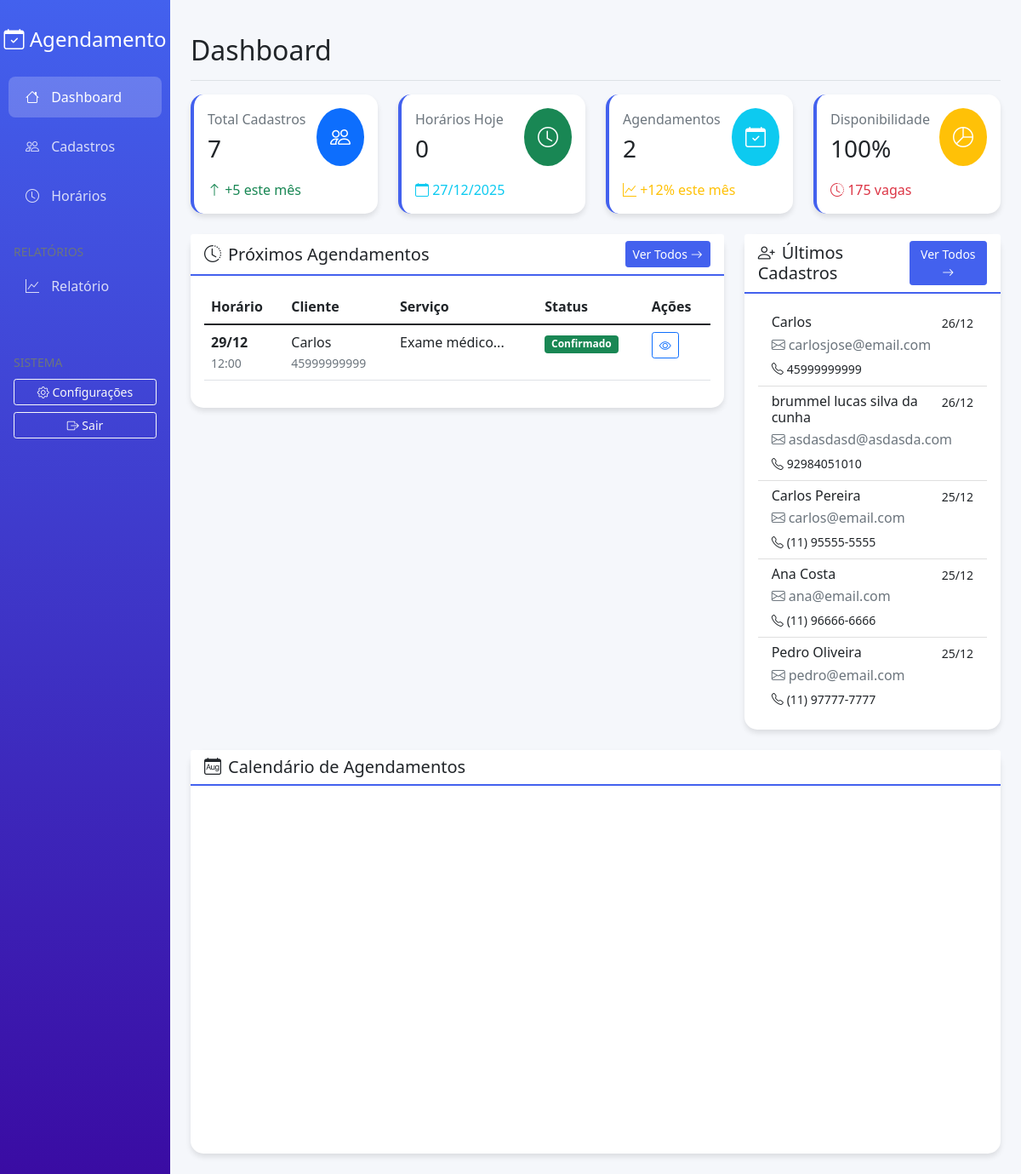
Before: / with the older database file.
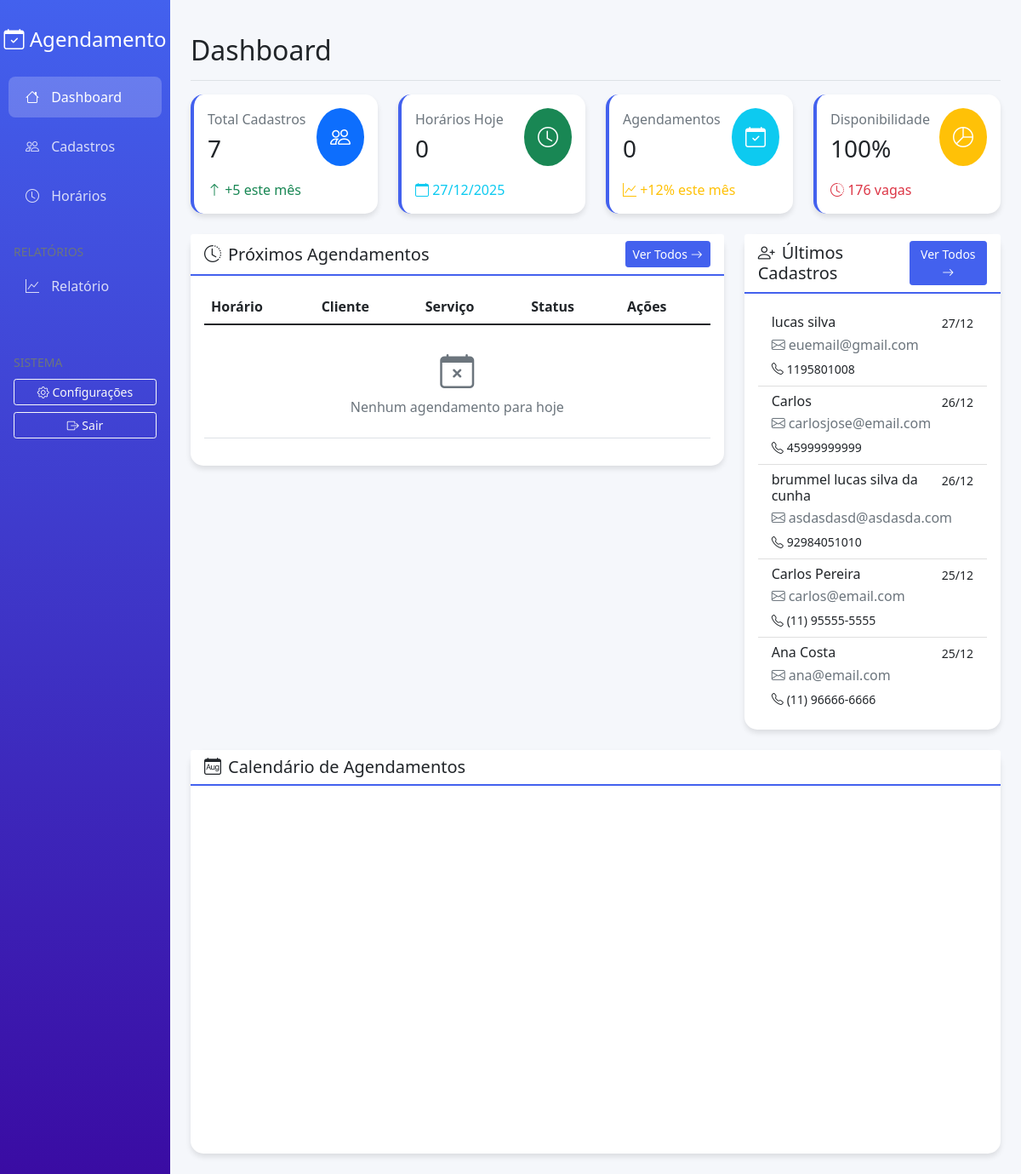
After: the same page with the newer database file.
### models/Horario.py (models this page shows, shortened)
class Horario(db.Model):
    __tablename__ = 'horarios'
    id = db.Column(db.Integer, primary_key=True)
    cadastro_id = db.Column(db.Integer, db.ForeignKey('cadastros.id'), nullable=False)
    data = db.Column(db.Date, nullable=False)
    hora_inicio = db.Column(db.Time, nullable=False)
    hora_fim = db.Column(db.Time, nullable=False)
    descricao = db.Column(db.Text)
    status = db.Column(db.String(20), default='agendado')
    tipo_servico = db.Column(db.String(50))
    prioridade = db.Column(db.String(20), default='normal')
    data_criacao = db.Column(db.DateTime, default=datetime.utcnow)
    data_atualizacao = db.Column(db.DateTime, onupdate=datetime.utcnow)

### models/Cadastro.py (models this page shows, shortened)
class Cadastro(db.Model):
    __tablename__ = 'cadastros'
    id = db.Column(db.Integer, primary_key=True)
    nome = db.Column(db.String(100), nullable=False)
    email = db.Column(db.String(100), unique=True, nullable=False)
    telefone = db.Column(db.String(20))
    documento = db.Column(db.String(20), unique=True)
    data_criacao = db.Column(db.DateTime, default=datetime.utcnow)
    horarios = db.relationship('Horario', backref='cadastro', lazy=True, cascade='all, delete-orphan')

### app.py (the view)
    @app.route('/')
    def index():
        with app.app_context():
            total_cadastros = Cadastro.query.count()
            total_horarios = Horario.query.count()
            hoje = date.today()
            horarios_hoje = Horario.query.filter_by(data=hoje).count()
            semana_fim = hoje + timedelta(days=7)
            proximos_horarios = Horario.query.filter(
                Horario.data >= hoje,
                Horario.data <= semana_fim
            ).order_by(Horario.data, Horario.hora_inicio).limit(5).all()
            ultimos_cadastros = Cadastro.query.order_by(Cadastro.data_criacao.desc()).limit(5).all()
            mes_fim = hoje + timedelta(days=30)
            eventos_calendario = Horario.query.filter(
                Horario.data >= hoje,
                Horario.data <= mes_fim
            ).all()
            horarios_mes = Horario.query.filter(
                Horario.data >= hoje.replace(day=1),
                Horario.data <= (hoje.replace(day=28) + timedelta(days=4)).replace(day=1) - timedelta(days=1)
            ).count()
            horas_totais = 176 * 60  # em minutos
            horas_ocupadas = sum([
                (h.hora_fim.hour * 60 + h.hora_fim.minute) -
                (h.hora_inicio.hour * 60 + h.hora_inicio.minute)
                for h in Horario.query.filter(
                    Horario.data >= hoje.replace(day=1),
                    Horario.data <= (hoje.replace(day=28) + timedelta(days=4)).replace(day=1) - timedelta(days=1)
                ).all()
            ])
            disponibilidade = max(0, 100 - int((horas_ocupadas / horas_totais) * 100)) if horas_totais > 0 else 100
            vagas_restantes = max(0, (horas_totais - horas_ocupadas) // 60)
            inicio_semana = hoje - timedelta(days=hoje.weekday())
            dias_semana = []
            for i in range(7):
                dia_data = inicio_semana + timedelta(days=i)
                eventos_dia = [h for h in eventos_calendario if h.data == dia_data]
                dias_semana.append({
                    'data': dia_data,
                    'eventos': [{
                        'hora': f"{h.hora_inicio.strftime('%H:%M')}-{h.hora_fim.strftime('%H:%M')}",
                        'cliente': h.cadastro.nome[:10] + '...' if len(h.cadastro.nome) > 10 else h.cadastro.nome,
                        'cor': '#4361ee'
                    } for h in eventos_dia[:2]]  # Limitar a 2 eventos por dia para visualização
                })
            semana_atual = f"{inicio_semana.strftime('%d/%m')} - {(inicio_semana + timedelta(days=6)).strftime('%d/%m')}"
            return render_template('index.html',
                                 total_cadastros=total_cadastros,
                                 total_horarios=total_horarios,
                                 horarios_hoje=horarios_hoje,
                                 hoje=hoje.strftime('%Y-%m-%d'),
                                 data_hoje=hoje.strftime('%d/%m/%Y'),
                                 disponibilidade=disponibilidade,
                                 vagas_restantes=vagas_restantes,
                                 proximos_horarios=proximos_horarios,
                                 ultimos_cadastros=ultimos_cadastros,
                                 eventos_calendario=eventos_calendario,
                                 semana_atual=semana_atual,
                                 semana=dias_semana)

### templates/index.html (shortened to what the changed rows need)
{% extends "base.html" %}
{% block page_title %}Dashboard{% endblock %}
{% block content %}
<div class="row">
    <div class="col-md-3 mb-4">
        <div class="card stat-card">
            <div class="card-body">
                <div class="d-flex justify-content-between align-items-center">
                    <div>
                        <h6 class="text-muted mb-2">Agendamentos</h6>
                        <h3 class="mb-0">{{ total_horarios }}</h3>
                    </div>
                </div>
            </div>
        </div>
    </div>
    <div class="col-md-3 mb-4">
        <div class="card stat-card">
            <div class="card-body">
                <div class="mt-3">
                    <span class="text-danger">
                        <i class="bi bi-clock-history"></i> {{ vagas_restantes }} vagas
                    </span>
                </div>
            </div>
        </div>
    </div>
</div>
<div class="row">
    <div class="col-md-8 mb-4">
        <div class="card">
            <div class="card-body">
                <div class="table-responsive">
                    <table class="table table-hover">
                        <thead>
                            <tr>
                                <th>Horário</th>
                                <th>Cliente</th>
                                <th>Serviço</th>
                                <th>Status</th>
                                <th>Ações</th>
                            </tr>
                        </thead>
                        <tbody>
                            {% for horario in proximos_horarios %}
                            <tr>
                                <td>
                                    <strong>{{ horario.data.strftime('%d/%m') }}</strong><br>
                                    <small class="text-muted">{{ horario.hora_inicio.strftime('%H:%M') }}</small>
                                </td>
                                <td>
                                    {{ horario.cadastro.nome }}<br>
                                    <small class="text-muted">{{ horario.cadastro.telefone }}</small>
                                </td>
                                <td>{{ horario.descricao[:30] }}...</td>
                                <td>
                                    <span class="badge bg-success">Confirmado</span>
                                </td>
                                <td>
                                    <a href="{{ url_for('visualizar_horario', id=horario.id) }}"
                                       class="btn btn-sm btn-outline-primary">
                                        <i class="bi bi-eye"></i>
                                    </a>
                                </td>
                            </tr>
                            {% else %}
                            <tr>
                                <td colspan="5" class="text-center text-muted py-4">
                                    <i class="bi bi-calendar-x fs-1"></i><br>
                                    Nenhum agendamento para hoje
                                </td>
                            </tr>
                            {% endfor %}
                        </tbody>
                    </table>
                </div>
            </div>
        </div>
    </div>
    <div class="col-md-4 mb-4">
        <div class="card">
            <div class="card-body">
                <div class="list-group list-group-flush">
                    {% for cadastro in ultimos_cadastros %}
                    <a href="{{ url_for('visualizar_cadastro', id=cadastro.id) }}"
                       class="list-group-item list-group-item-action">
                        <div class="d-flex w-100 justify-content-between">
                            <h6 class="mb-1">{{ cadastro.nome }}</h6>
                            <small>{{ cadastro.data_criacao.strftime('%d/%m') }}</small>
                        </div>
                        <p class="mb-1 text-muted">
                            <i class="bi bi-envelope me-1"></i>{{ cadastro.email }}
                        </p>
                        {% if cadastro.telefone %}
                        <small>
                            <i class="bi bi-telephone me-1"></i>{{ cadastro.telefone }}
                        </small>
                        {% endif %}
                    </a>
                    {% else %}
                    <div class="text-center text-muted py-4">
                        <i class="bi bi-people fs-1"></i><br>
                        Nenhum cadastro recente
                    </div>
                    {% endfor %}
                </div>
            </div>
        </div>
    </div>
</div>
<link href='https://cdn.jsdelivr.net/npm/fullcalendar@5.10.1/main.min.css' rel='stylesheet' />
{% endblock %}

Changed rows visible on the page:
removed Horario: data "29/12", hora_inicio "12:00", cadastro.nome "Carlos", cadastro.telefone "45999999999", descricao "Exame médico"
no longer on this page (row unchanged): Cadastro: nome "Pedro Oliveira", data_criacao "25/12", email "pedro@email.com", telefone "(11) 97777-7777"
added Cadastro: nome "lucas silva", data_criacao "27/12", email "euemail@gmail.com", telefone "1195801008"
Other visible differences:
{{ total_horarios }}: "2" → "0"
{{ vagas_restantes }}: "175" → "176"
text now shown: "Nenhum agendamento para hoje"
